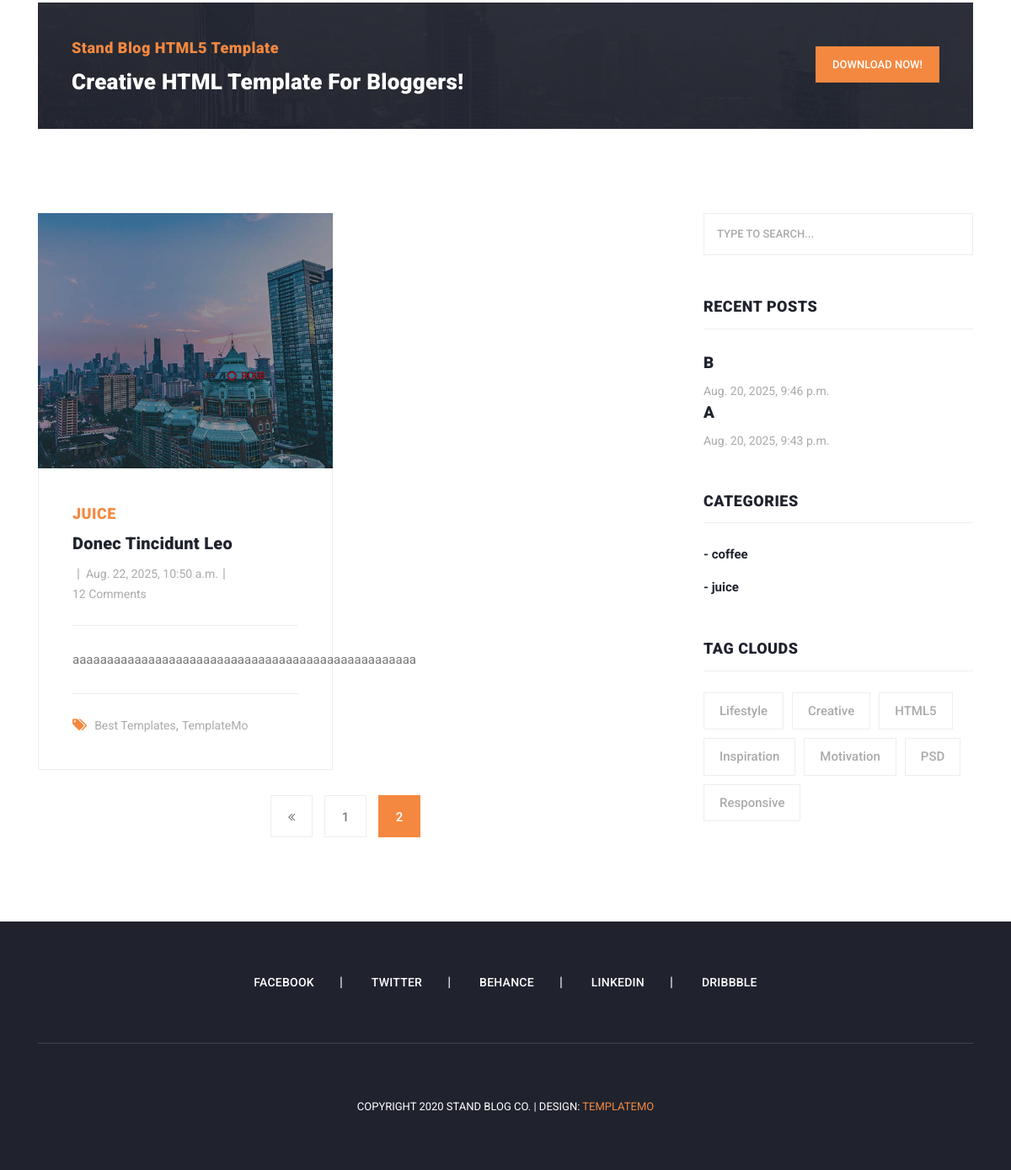
Before: /blog/list/?page=3 (lower part) with the older database file.
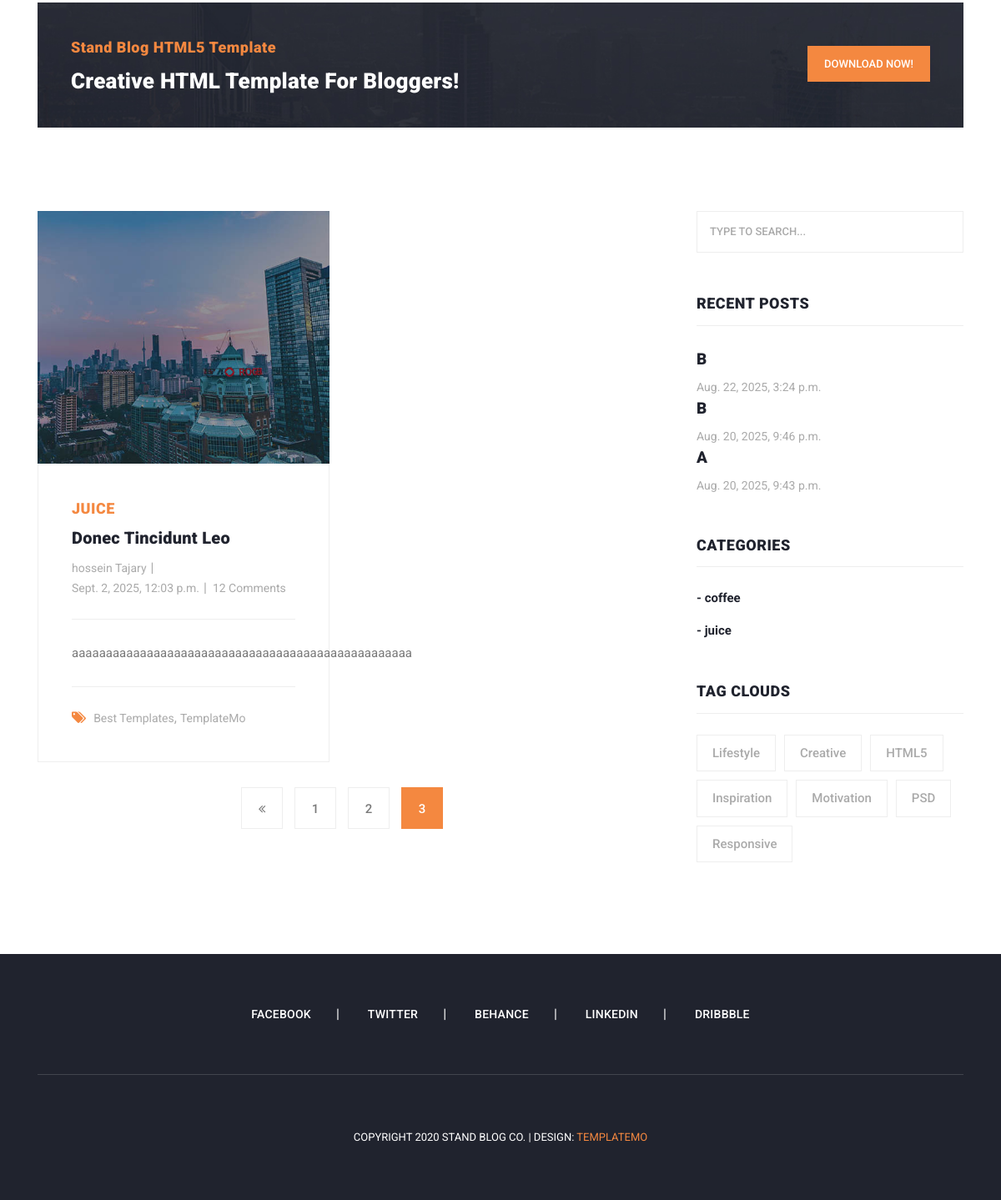
After: the same page with the newer database file.
### blog/models.py (models this page shows, shortened)
class Article(models.Model):
    CHOICES = (
        ('A', 'ais'),
        ('B', 'blue'),
    )
    Author = models.ForeignKey(User, on_delete=models.CASCADE)
    title = models.CharField(max_length=750, choices=CHOICES, default='A', unique_for_date='up_date')
    category = models.ManyToManyField(Category, related_name='category') # ==> we can change 'category' to '+' for reverse access disabling
    body = models.TextField()
    image = models.ImageField(upload_to='Images/ArticlesImage')
    created = models.DateTimeField(auto_now_add=True)
    updated = models.DateTimeField(auto_now=True)
    up_date = models.DateField(timezone.now())
    status = models.BooleanField(default=False)
    objects = models.Manager()  # it must be here if you do custom manager
    custom_object = ArticleManager()
    slug = models.SlugField(null=True, unique=True, blank=True) # Slug Field for using in URLS
    class Meta:
        verbose_name = 'Post'
        verbose_name_plural = 'Posts'
        ordering = ('-created',)
    def get_absolute_url(self):
        return reverse("blog:post_detail", kwargs={"slug": self.slug})  # changed for slug

class Category(models.Model):
    title = models.CharField(max_length=100)
    description = models.CharField(max_length=250)
    created_at = models.DateTimeField(auto_now_add=True)
    def __str__(self):
        return self.title

### blog/views.py (the view)
# urls.py: path('list/', show_posts, name='show_posts') ,
def show_posts(request):
    article = Article.objects.all().order_by('-created')
    page_number = request.GET.get('page')
    paginator = Paginator(article, 1)
    object_list = paginator.get_page(page_number)
    return render(request, 'blog/articles_list.html', context={'articles': object_list})

### context_processor/context_processor.py (called while the page is built)
def recent_post(request):
    recent_posts = Article.objects.order_by('-created')[:3]
    return {'recent_article': recent_posts}

def show_categories(request):
    recent_category = Category.objects.all()[:3]
    return {'category': recent_category}

### blog/templates/blog/articles_list.html (shortened to what this page needs)
{% extends 'base.html' %}
{% load static %}
{% block content %}
    <section class="call-to-action">
      <div class="container">
        <div class="row">
          <div class="col-lg-12">
            <div class="main-content">
              <div class="row">
                <div class="col-lg-8">
                  <span>Stand Blog HTML5 Template</span>
                  <h4>Creative HTML Template For Bloggers!</h4>
                </div>
                <div class="col-lg-4">
                  <div class="main-button">
                    <a href="https://templatemo.com/tm-551-stand-blog" target="_parent">Download Now!</a>
                  </div>
                </div>
              </div>
            </div>
          </div>
        </div>
      </div>
    </section>
    <section class="blog-posts grid-system">
      <div class="container">
        <div class="row">
          <div class="col-lg-8">
            <div class="all-blog-posts">
              <div class="row">
                {% for article in articles %}
                    <div class="col-lg-6">
                  <div class="blog-post">
                    <div class="blog-thumb">
                      <img src="{{ article.image.url }}" alt="">
                    </div>
                    <div class="down-content">
                      <span>{{ article.category.all.first }}</span>
                      <a href="{{ article.get_absolute_url }}"><h4>Donec tincidunt leo</h4></a>
                      <ul class="post-info">
                        <li><a href="#">{{ article.Author.get_full_name }}</a></li>
                        <li><a href="#">{{ article.updated }}</a></li>
                        <li><a href="#">12 Comments</a></li>
                      </ul>
                      <p>{{ article.body }}</p>
                      <div class="post-options">
                        <div class="row">
                          <div class="col-lg-12">
                            <ul class="post-tags">
                              <li><i class="fa fa-tags"></i></li>
                              <li><a href="#">Best Templates</a>,</li>
                              <li><a href="#">TemplateMo</a></li>
                            </ul>
                          </div>
                        </div>
                      </div>
                    </div>
                  </div>
                </div>
                {% endfor %}
                <div class="col-lg-12">
                  {% if articles.has_other_pages %}
                    <ul class="page-numbers">
                      {% if articles.has_previous %}
                        <li><a href="?page={{ articles.previous_page_number }}"><i class="fa fa-angle-double-left"></i></a></li>
                      {% endif %}
                      {% for i in articles.paginator.page_range %}
                        {% if articles.number == i %}
                          <li class="active"><a href="?page={{ i }}">{{ i }}</a></li>
                        {% else %}
                          <li><a href="?page={{ i }}">{{ i }}</a></li>
                        {% endif %}
                      {% endfor %}
                    </ul>
                  {% endif %}
                </div>
              </div>
            </div>
          </div>
          <div class="col-lg-4">
            {% include 'sidebar.html'   %}
          </div>
        </div>
      </div>
    </section>
{% endblock content %}

### templates/sidebar.html
<div class="sidebar">
                    <div class="row">
                        <div class="col-lg-12">
                            <div class="sidebar-item search">
                                <form id="search_form" name="gs" method="GET" action="#">
                                    <input type="text" name="q" class="searchText" placeholder="type to search..."
                                           autocomplete="on">
                                </form>
                            </div>
                        </div>
                        <div class="col-lg-12">
                            <div class="sidebar-item recent-posts">
                                <div class="sidebar-heading">
                                    <h2>Recent Posts</h2>
                                </div>
                                {% for recent_post in recent_article %}
                                <div class="content">
                                    <ul>
                                        <li><a href="{{ recent_post.get_absolute_url }}">
                                            <h5>{{ recent_post.title }}</h5>
                                            <span>{{ recent_post.created }}</span>
                                        </a></li>
                                    </ul>
                                </div>
                                {% endfor %}
                            </div>
                        </div>
                        <div class="col-lg-12">
                            <div class="sidebar-item categories">
                                <div class="sidebar-heading">
                                    <h2>Categories</h2>
                                </div>
                                <div class="content">
                                    <ul>
                                        {% for cat in category %}
                                            <li><a href="{% url "blog:category" cat.id %}">- {{ cat.title }} </a></li>
                                        {% endfor %}
                                    </ul>
                                </div>
                            </div>
                        </div>
                        <div class="col-lg-12">
                            <div class="sidebar-item tags">
                                <div class="sidebar-heading">
                                    <h2>Tag Clouds</h2>
                                </div>
                                <div class="content">
                                    <ul>
                                        <li><a href="#">Lifestyle</a></li>
                                        <li><a href="#">Creative</a></li>
                                        <li><a href="#">HTML5</a></li>
                                        <li><a href="#">Inspiration</a></li>
                                        <li><a href="#">Motivation</a></li>
                                        <li><a href="#">PSD</a></li>
                                        <li><a href="#">Responsive</a></li>
                                    </ul>
                                </div>
                            </div>
                        </div>
                    </div>
                </div>

Changed rows visible on the page:
changed Article "aaaaaaaaaaaaaaaaaaaaaaaaaaaaaaaaaaaaaaaaaaaaaaaaaa": Author.get_full_name (not shown) → "hossein Tajary"; updated "Aug. 22, 2025, 10:50 a.m." → "Sept. 2, 2025, 12:03 p.m."
added Article: title "B", created "Aug. 22, 2025, 3:24 p.m.", shown under "RECENT POSTS"
Other visible differences:
list line gone: "2"
new list line: "2"
new list line: "3"
